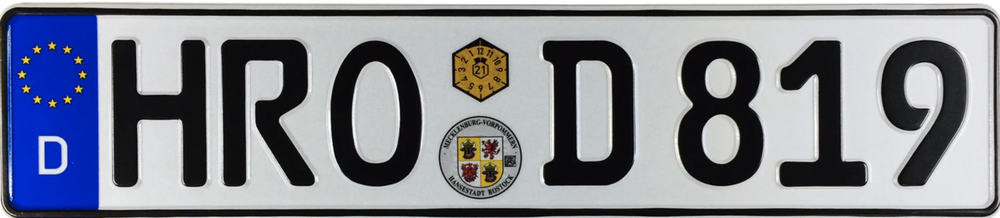
#> input picture images/Deutschland-license-plate.png, 1000 x 218 px, shrunk from 2309 x 503 before the run
$ python connected_components_plate.py
#> lines starting #> are read from the running program, lines starting #| are printed output that depends on the picture; after the words box and inside, x2 and y2 are one past the last pixel; in counts of white or black regions, pixels touching at a corner belong together
# File: connected_components_plate.py
# https://pyimagesearch.com/2021/02/22/opencv-connected-component-labeling-and-analysis/

import cv2 as cv
import numpy as np
import matplotlib.pyplot as plt

# load the input image from disk, convert it to grayscale, and threshold it
image = cv.imread('../images/Deutschland-license-plate.png')
#> image is the input picture: shape (218, 1000, 3); mean B, G, R 142.7, 132.4, 129.1
gray = cv.cvtColor(image, cv.COLOR_BGR2GRAY)
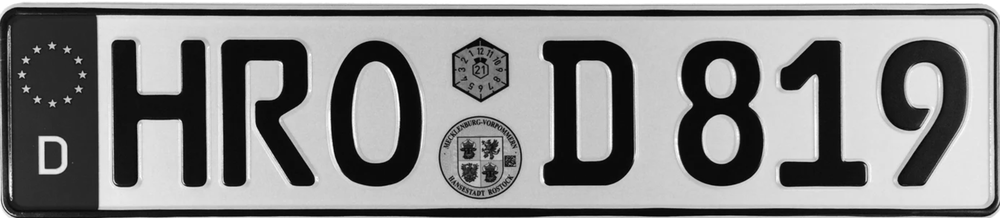
#> gray: shape (218, 1000); min 0, max 255, mean 132.6
retval, thresh = cv.threshold(gray, thresh=0, maxval=255,
                              type=cv.THRESH_BINARY_INV | cv.THRESH_OTSU)
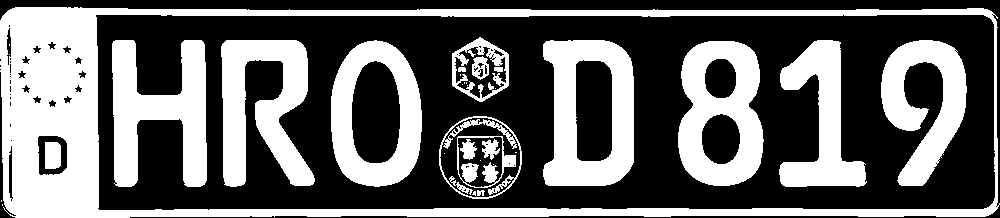
#> thresh: shape (218, 1000); 40.4% white; 34 white regions (15 under 20 px), largest, box (x1, y1, x2, y2) and area: (0, 7, 1000, 218) 31894, (543, 40, 634, 186) 8200, (112, 40, 207, 187) 8092
#> retval = 115
cv.imwrite('Deutschland-thresh.png', thresh)

# apply connected component analysis to the binary image
output = cv.connectedComponentsWithStats(thresh, connectivity=8, ltype=cv.CV_32S)
(numLabels, labels, stats, centroids) = output
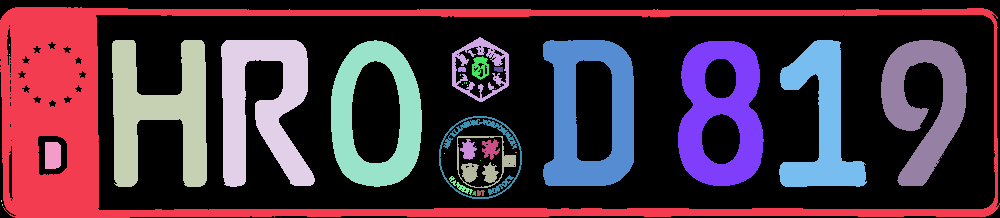
#> labels: shape (218, 1000) int32; 35 distinct labels, from 0 to 34; one colour per label, 0 black
#> numLabels = 35; stats = 35 rows, first 6: [0, 0, 1000, 218, 130024], [0, 7, 1000, 211, 31894], [452, 37, 57, 65, 1273], [112, 40, 95, 147, 8092], [221, 40, 94, 147, 8044], [331, 40, 91, 147, 6923]; centroids = 35 pairs, first value 1 to 924.3, second value 44.5 to 204.5
print("Number of labels: {}".format(numLabels))
#| Number of labels: 35

# initialize an output mask to store all characters parsed from the license plate
mask = np.zeros(gray.shape, dtype="uint8")

# loop over the number of unique connected component labels component zero is
# the background
for i in range(1, numLabels):
    # extract the connected component statistics and centroid for the current label
    x = stats[i, cv.CC_STAT_LEFT]
    y = stats[i, cv.CC_STAT_TOP]
    w = stats[i, cv.CC_STAT_WIDTH]
    h = stats[i, cv.CC_STAT_HEIGHT]
    area = stats[i, cv.CC_STAT_AREA]

    # ensure the width, height, and area are all neither too small nor too big
    keepWidth = 100 < w < 300
    keepHeight = 200 < h
    keepArea = 500 < area
    # ensure the connected component we are examining passes all three tests
    if all((keepWidth, keepHeight, keepArea)):
        # construct a mask for the current connected component and
        # then take the bitwise OR with the mask
        print("[INFO] keeping connected component '{}'".format(i))
        print("width: {}, height: {}, area: {}".format(w, h, area))
        componentMask = (labels == i).astype("uint8") * 255
        mask = cv.bitwise_or(mask, componentMask)
#> this loop made 34 passes
#> (x, y, w, h, area, keepHeight, keepArea) on passes 1, 2, 3, 4, 5, 6, 7, 8, 9, 12, 13, 14: (0, 7, 1000, 211, 31894, True, True), (452, 37, 57, 65, 1273, False, True), (112, 40, 95, 147, 8092, False, True), (221, 40, 94, 147, 8044, False, True), (331, 40, 91, 147, 6923, False, True), (543, 40, 91, 146, 8200, False, True), (678, 41, 86, 145, 7858, False, True), (779, 40, 88, 147, 5911, False, True), (881, 40, 86, 146, 6540, False, True), (472, 56, 17, 24, 249, False, False), (458, 67, 8, 5, 37, False, False), (494, 67, 9, 5, 42, False, False)
#> mask: shape (218, 1000); every value is 0

cv.imwrite('Deutschland-letters-numbers.png', mask)

# show the original input image and the mask for the license plate characters
plt.figure(1, figsize=(9, 5))
plt.title("Deutsche Kraftfahrzeugkennzeichen")


plt.subplot(2, 1, 1)
plt.imshow(image, cmap='gray')

plt.subplot(2, 1, 2)
plt.imshow(mask, cmap='gray')

plt.show()
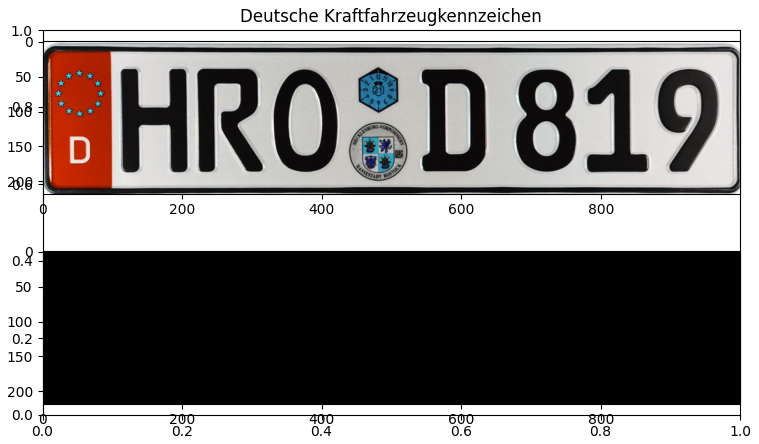
#> figure drawn by matplotlib, 2 panels; B, G, R data is drawn as R, G, B

$ run again, with images/MyPic.png copied over images/Deutschland-license-plate.png
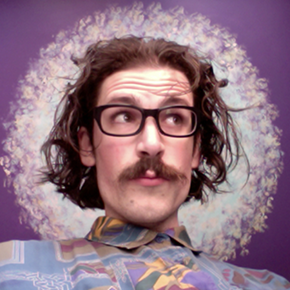
#> input picture images/MyPic.png, 290 x 290 px
#> image is the input picture: shape (290, 290, 3); mean B, G, R 129.8, 115.2, 144.3
#> thresh: shape (290, 290); 46.6% white; 75 white regions (66 under 20 px), largest, box (x1, y1, x2, y2) and area: (38, 35, 245, 258) 18384, (0, 0, 290, 289) 16846, (0, 162, 43, 243) 1720
#> retval = 122
#> `(numLabels, labels, stats, centroids) = output`:
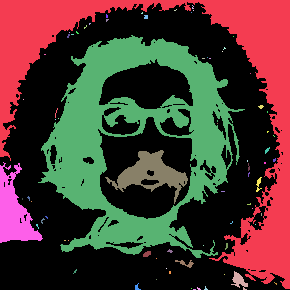
#> labels: shape (290, 290) int32; 76 distinct labels, from 0 to 75; one colour per label, 0 black
#> numLabels = 76; stats = 76 rows, first 6: [0, 2, 290, 288, 44914], [0, 0, 290, 289, 16846], [192, 5, 2, 4, 5], [174, 9, 3, 2, 3], [193, 10, 1, 1, 1], [141, 12, 2, 2, 3]; centroids = 76 pairs, first value 13.4 to 275.2, second value 6.8 to 289
#| Number of labels: 76
#> the loop `for i in range(1, numLabels):` made 75 passes
#> (x, y, w, h, area, keepWidth, keepHeight, keepArea) on passes 1, 16, 36, 39, 43: (0, 0, 290, 289, 16846, True, True, True), (38, 35, 207, 223, 18384, True, True, True), (105, 150, 83, 54, 1642, False, False, True), (0, 162, 43, 81, 1720, False, False, True), (256, 177, 6, 15, 41, False, False, False)
#> (printed output is left out)
#> after the loop `for i in range(1, numLabels):`:
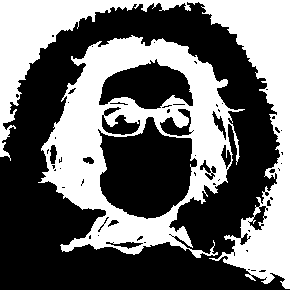
#> mask: shape (290, 290); 41.9% white; 2 white regions, box (x1, y1, x2, y2) and area: (38, 35, 245, 258) 18384, (0, 0, 290, 289) 16846

$ run again, with images/basketball1.png copied over images/Deutschland-license-plate.png
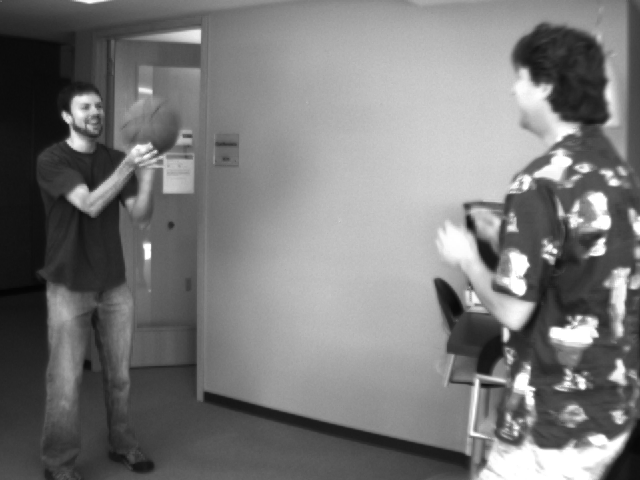
#> input picture images/basketball1.png, 640 x 480 px
#> image is the input picture: shape (480, 640, 3); min 4, max 255, mean 120.3
#> `retval, thresh = cv.threshold(gray, thresh=0, maxval=255, type=cv.THRE..`:
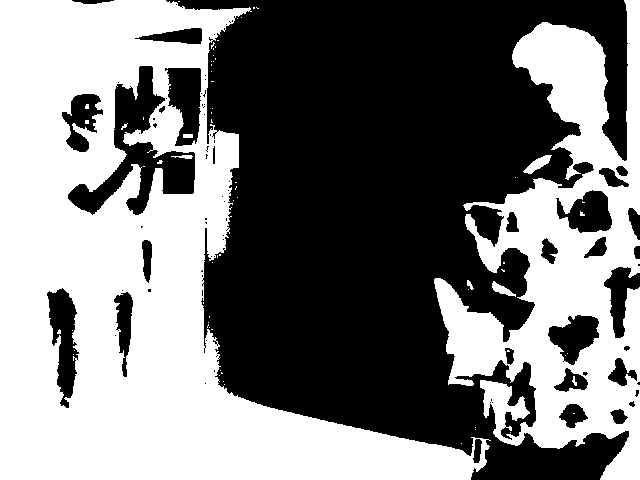
#> thresh: shape (480, 640); 48.6% white; 70 white regions (61 under 20 px), largest, box (x1, y1, x2, y2) and area: (0, 0, 491, 480) 105190, (434, 0, 640, 480) 43217, (523, 155, 552, 174) 237
#> retval = 118
#> labels: shape (480, 640) int32; 71 distinct labels, from 0 to 70
#> numLabels = 71; stats = 71 rows, first 6: [47, 0, 593, 480, 158020], [0, 0, 491, 480, 105190], [178, 1, 2, 1, 2], [434, 0, 206, 480, 43217], [253, 7, 2, 2, 4], [256, 7, 3, 2, 3]; centroids = 71 pairs, first value 58.73 to 582.8, second value 1 to 443
#| Number of labels: 71
#> the loop `for i in range(1, numLabels):` made 70 passes
#> (x, y, w, h, area, keepWidth, keepHeight, keepArea) on passes 1, 3, 26, 27, 28, 29, 44, 45: (0, 0, 491, 480, 105190, False, True, True), (434, 0, 206, 480, 43217, True, True, True), (121, 123, 7, 7, 20, False, False, False), (183, 134, 10, 4, 40, False, False, False), (171, 155, 22, 4, 53, False, False, False), (523, 155, 29, 19, 237, False, False, False), (467, 280, 7, 10, 35, False, False, False), (492, 281, 24, 16, 158, False, False, False)
#> (printed output is left out)
#> `plt.show()`:
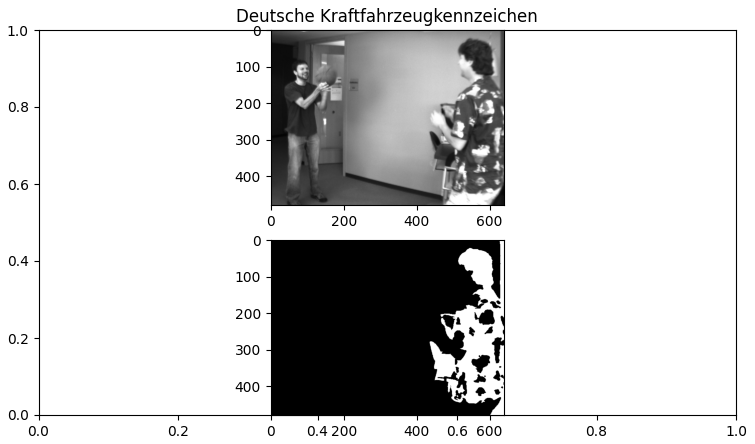
#> figure drawn by matplotlib, 2 panels
